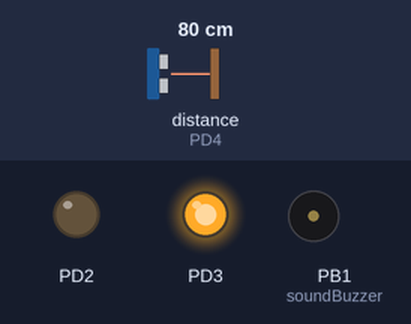
Recording of a program running on a simulated ATmega2560, built with avr-gcc and emulated at 16 MHz (the files do not name the chip). Parts: output pins drawn as LEDs (lit = HIGH), buzzer (waves = sounding, pin HIGH). Wiring (inferred from the names in the program): ultrasonic range finder: trigger PB0; echo PD4. The inputs (shaded band) are chosen by the test bench; at power-on: distance to the obstacle (sensor on PD4) 80 cm. The echo pulse lasts 58.3 µs per cm; pins used as bus, display or sensor lines are not drawn.

Above: at 1.2 s.
1.3 s: distance to the obstacle (sensor on PD4) set to 76 cm
2.8 s: distance to the obstacle (sensor on PD4) set to 67 cm
At 3.1 s:
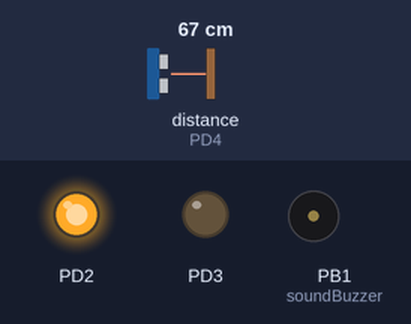
4.3 s: distance to the obstacle (sensor on PD4) set to 120 cm
At 5.5 s:
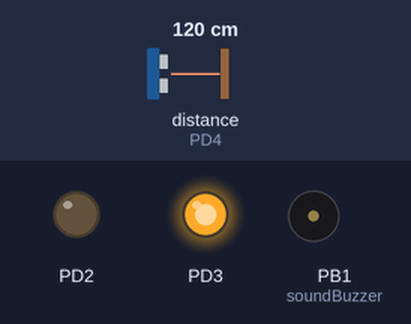
5.8 s: distance to the obstacle (sensor on PD4) set to 2 cm
At 6.3 s:
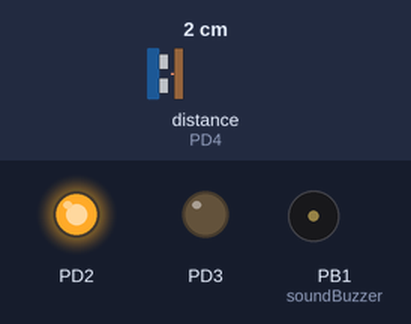
Timing chart, 0 to 8.3 s (numbered marks = the images above; inputs shaded):
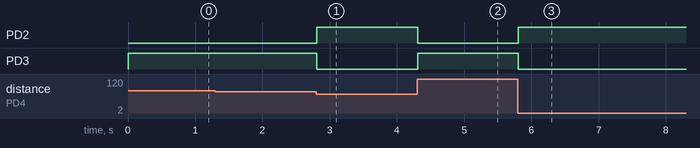

The program:

main.c
```c
/*
 * sensorControl.c
 * Control for an Arduino alarm system.
 * Included here will be:
 * - State machine for the states of the program
 * - Reading of IR-signal
 * - Reading the signal from ultrasonic sensor
 * - The buzzer
 * - Remote controls
 * - Communications with the Arduino Mega that will control the LCD to show the alarm system states.
 * Created: 9.3.2023 7.06.06
 * Author : lassi
 */

#define F_CPU 16000000UL

#include <avr/io.h>
#include <avr/interrupt.h>
#include <util/delay.h>
#include "keypad.h"
#include <stdbool.h>

#define WAIT 0
#define MOVEMENT_DETECT 1
#define PASSW_NOTGIVEN 2
#define PASSW_GIVEN 3
#define INCORRECT_PASSW 4

volatile int8_t g_STATE = 0;
int16_t distance = 0;


ISR (TIMER1_COMPA_vect)
{
	TCNT1 = 0;
}


// calculate the top
int calculateTOP(int freq, int prescaler)
{
	long f_clkIO = F_CPU;
	return (f_clkIO) / (2*prescaler*freq);
}

// sounds the buzzer
void soundBuzzer()
{
	sei();
	TCCR1A = 0;
	TCCR1B = 0;
	TCNT1 = 0;

	TCCR1A |= (1 << COM1A0);

	TCCR1A |= (1 << WGM10);
	TCCR1B |= (1 << WGM13);

	TIMSK1 |= (1 << OCIE1A);

	OCR1A = calculateTOP(523, 1);

	//while(1)
	TCCR1B |= (1 << CS10);
	PORTB &= ~(1 << PB1);
}

// turns the buzzer of via register manipulation
void offBuzzer()
{
	TCCR1B = 0;
	TCCR1A &= ~(1 << COM1A0);
	PORTB &= ~(1 << PB1);
}

// Sends pulse from ultrasonic sensor and returns the distance
// the sound travels.
// Later on it will compared to the 50cm distance
// to check if something is in the vicinity of the sensor.
int16_t pulse()
{
	//int16_t pulseWidth;
	// Trigger pulse
	PORTB |= (1 << PB0);
	_delay_us(10);
	PORTB &= ~(1 << PB0);

	while (!(PIND & (1 << PD4)));
	//TCCR1B |= (1 << CS11);
	uint16_t duration = 0;
	while (PIND & (1 << PD4))
	{
		duration++;
		_delay_us(1);
	}
	//TCCR1B = 0;

	int16_t distance = ((duration * 0.0343) / 2);
	return distance;

}


int main(void)
{
	DDRB |= (1 << PB0); // ultrasonic trigger
	DDRB |= (1 << PB1); // passive buzzer
	DDRD &= ~(1 << PD5); // IR-receiver
	DDRD &= ~(1 << PD4); // ultrasonic echo
	DDRD |= (1 << PD2); // red led
	DDRD |= (1 << PD3); // green led

	sei();
	// declare values for the inputs for trigger and IR-receiver
    //int8_t g_IR_receiver = 0;
	//int8_t g_us_echo = 0;
    while (1) //TODO: signal goes through, voice works.
    {

		switch (g_STATE) {
			//case COM_CONNECT:

			//break;
			case WAIT:
				distance = pulse();
				if (distance < 50)
				{
					PORTD |= (1 << PD2);
					PORTD &= ~(1 << PD3);
					//PORTB |= (1 << PB1);
					soundBuzzer();
					_delay_ms(2);
				}
				else
				{
					PORTD |= (1 << PD3);
					PORTD &= ~(1 << PD2);
					//PORTB &= ~(1 << PB1);
					offBuzzer();
					_delay_ms(2);
				}
			case MOVEMENT_DETECT:

			break;
			case PASSW_NOTGIVEN:

			break;
			case PASSW_GIVEN:

			break;
			case INCORRECT_PASSW:

			break;
		}

    }

}
```

delay.c
```c
// (licence header left out)
 /***************************************************************************************************
                             Revision History
****************************************************************************************************
15.0: Initial version
***************************************************************************************************/
#include<util/delay.h>
#include"delay.h"


/***************************************************************************************************
                        void DELAY_sec(uint16_t var_delaySecCount_u16)
****************************************************************************************************
  * I/P Arguments: uint16_t.
  * Return value	: none

  * description:
      This function is used generate delay in sec .
      It generates a delay of 1sec for each count,
      if 10 is passed as the argument then it generates delay of 10sec
***************************************************************************************************/
void DELAY_sec(uint16_t var_delaySecCount_u16)
 {
	 while(var_delaySecCount_u16!=0)
	  {
	     DELAY_ms(1000);	      /* DELAY_ms is called to generate 1sec delay */
		 var_delaySecCount_u16--;
		}
  }
```

delay.h
```c
// (licence header left out)
 /***************************************************************************************************
                             Revision History
****************************************************************************************************
15.0: Initial version
***************************************************************************************************/

#ifndef _DELAY_H
#define _DELAY_H

#include <util/delay.h>
#include"stdutils.h"


/***************************************************************************************************
                             Function prototypes
***************************************************************************************************/

/* DELAY_us and DELAY_ms are mapped to the library functions provided by WinAvr compiler */

#define  DELAY_us(x)  _delay_us(x)
#define  DELAY_ms(x)  _delay_ms(x)
void DELAY_sec(uint16_t var_delaySecCount_u16);
/**************************************************************************************************/

#endif
```

stdutils.h
```c
// (licence header left out)
/***************************************************************************************************
                             Revision History
****************************************************************************************************
15.0: Initial version
***************************************************************************************************/


#ifndef _STD_UTIL_H_
#define	_STD_UTIL_H_

/***************************************************************************************************
    Basic data types for 8051/PIC/AVR 8bit controllers
 ***************************************************************************************************/

/**----------char 8-bit--------
     char (-128 to 127)
     signed char (-128 to 127)
     unsigned char (0 - 255)
	-----------------------------*/

/**---------int 16-bit----------
	 int (-32768 to 32767)
	 signed int (-32768 to 32767)
     unsigned int (0 to 65535)
	 -----------------------------*/

typedef signed char     sint8_t;
typedef unsigned char   uint8_t;

typedef signed int      sint16_t;
typedef unsigned int    uint16_t;

typedef signed long int    sint32_t;
typedef unsigned long int  uint32_t;

#define C_SINT8_MAX   0x7F
#define C_SINT8_MIN  -128

#define C_UINT8_MAX   0xFF
#define C_UINT8_MIN   0x00

#define C_SINT16_MAX  32767
#define C_SINT16_MIN -32768

#define C_UINT16_MAX  0xFFFF
#define C_UINT16_MIN  0x00

#define C_SINT32_MAX  2147483647
#define C_SINT32_MIN -2147483648

#define C_UINT32_MAX  0xFFFFFFFF
#define C_UINT32_MIN  0x00
/***************************************************************************************************/


/***************************************************************************************************
                           Definition of common Bit-Masks
 ***************************************************************************************************/
#define  M_BIT0   0x0001u
#define  M_BIT1   0x0002u
#define  M_BIT2   0x0004u
#define  M_BIT3   0x0008u
#define  M_BIT4   0x0010u
#define  M_BIT5   0x0020u
#define  M_BIT6   0x0040u
#define  M_BIT7   0x0080u
#define  M_BIT8   0x0100u
#define  M_BIT9   0x0200u
#define  M_BIT10  0x0400u
#define  M_BIT11  0x0800u
#define  M_BIT12  0x1000u
#define  M_BIT13  0x2000u
#define  M_BIT14  0x4000u
#define  M_BIT15  0x8000u
/**************************************************************************************************/


/***************************************************************************************************
                           Port Direction configurations
 ***************************************************************************************************/
#define C_PinOutput_U8     0x01u
#define C_PinInput_U8      0x00u
#define C_PortOutput_U8    0xffu
#define C_PortInput_U8     0x00u
/**************************************************************************************************/


/***************************************************************************************************
                              Commonly used constants
 **************************************************************************************************/
#define C_ZERO_U8          0x00u
#define C_NULL_U8          0x00u
#define NULL_CHAR          0x00u


#define FALSE              0x00u
#define TRUE               0x01u

#define C_NOTOK_U8         0x00u
#define C_OK_U8            0x01u

#define C_INVALID_U8       0x00u
#define C_VALID_U8         0x01u

#define C_FAILED_U8        0x00u
#define C_SUCCESSFUL_U8    0x01u
#define C_BUSY_U8          0x02u
/**************************************************************************************************/


/***************************************************************************************************
                                Macros for Bit Manipulation
 ****************************************************************************************************/
#define  util_GetBitMask(bit)          (1<<(bit))
#define  util_BitSet(x,bit)            ((x) |=  util_GetBitMask(bit))
#define  util_BitClear(x,bit)          ((x) &= ~util_GetBitMask(bit))
#define  util_BitToggle(x,bit)         ((x) ^=  util_GetBitMask(bit))
#define  util_UpdateBit(x,bit,val)     ((val)? util_BitSet(x,bit): util_BitClear(x,bit))


#define  util_GetBitStatus(x,bit)      (((x)&(util_GetBitMask(bit)))!=0u)
#define  util_IsBitSet(x,bit)          (((x)&(util_GetBitMask(bit)))!=0u)
#define  util_IsBitCleared(x,bit)      (((x)&(util_GetBitMask(bit)))==0u)


#define  util_AreAllBitsSet(x,BitMask) (((x)&(BitMask))==BitMask)
#define  util_AreAnyBitsSet(x,BitMask) (((x)&(BitMask))!=0x00u)
/**************************************************************************************************/


/***************************************************************************************************
                             Macros to find the mod of a number
 ***************************************************************************************************/
#define util_GetMod8(dividend,divisor)  (uint8_t) (dividend - (divisor * (uint8_t) (dividend/divisor)))
#define util_GetMod16(dividend,divisor) (uint16_t)(dividend - (divisor * (uint16_t)(dividend/divisor)))
#define util_GetMod32(dividend,divisor) (uint32_t)(dividend - (divisor * (uint32_t)(dividend/divisor)))
/***************************************************************************************************/


/***************************************************************************************************
                          Macros for Dec2Ascii,Hec2Ascii and Acsii2Hex conversion
 ****************************************************************************************************/
#define util_Dec2Ascii(Dec)	 ((Dec)+0x30)
#define util_Hex2Ascii(Hex) (((Hex)>0x09) ? ((Hex) + 0x37): ((Hex) + 0x30))
#define util_Ascii2Hex(Asc) (((Asc)>0x39) ? ((Asc) - 0x37): ((Asc) - 0x30))
/***************************************************************************************************/


/***************************************************************************************************
                     Macros to extract the nibbles
 ***************************************************************************************************/
#define util_ExtractNibble0to4(x)    (uint8_t) ((x) & 0x0Fu)
#define util_ExtractNibble4to8(x)    (uint8_t) (((x)>>4)  & 0x0Fu)
#define util_ExtractNibble8to12(x)   (uint8_t) (((x)>>8)  & 0x0Fu)
#define util_ExtractNibble12to16(x)  (uint8_t) (((x)>>12) & 0x0Fu)
/**************************************************************************************************/


/***************************************************************************************************
                     Macros to extract the Byte
 ***************************************************************************************************/
#define util_ExtractByte0to8(x)    (uint8_t) ((x) & 0xFFu)
#define util_ExtractByte8to16(x)   (uint8_t) (((x)>>8) & 0xFFu)
#define util_ExtractByte16to28(x)  (uint8_t) (((x)>>16) & 0xFFu)
#define util_ExtractByte28to32(x)  (uint8_t) (((x)>>28) & 0xFFu)
/**************************************************************************************************/


#endif
```

keypad.h
```c
// (licence header left out)
/***************************************************************************************************
                             Revision History
 ****************************************************************************************************
15.0: Initial version
 ***************************************************************************************************/
#ifndef _KEYPAD_H
#define _KEYPAD_H

#include <avr/io.h>
#include "stdutils.h"


/***************************************************************************************************
                                 Hex-Keypad PORT Configuration
 ***************************************************************************************************/
#define M_RowColDirection DDRK       //PORT Direction Configuration for keypad
#define M_ROW PORTK                  //Higher four bits of PORT are used as ROWs
#define M_COL PINK                   //Lower four bits of PORT are used as COLs
#define C_RowOutputColInput_U8 0xf0	 //value to configure Rows as Output and Columns as Input
/**************************************************************************************************/


/***************************************************************************************************
                             Function Prototypes
 ***************************************************************************************************/
void KEYPAD_Init();
void KEYPAD_WaitForKeyRelease();
void KEYPAD_WaitForKeyPress();
uint8_t KEYPAD_GetKey();
/**************************************************************************************************/

#endif
```

Source omitted: keypad.c (10087 bytes)

Measured:
- the behaviour switches between 73 and 72 cm on distance to the obstacle (sensor on PD4) (found by bisection; images 0 and 1)
- after the input at 1.3 s, every drawn part: stays the same
- after the input at 2.8 s, PD2: LOW → HIGH at once; PD3: HIGH → LOW at once
- after the input at 4.3 s, PD2: HIGH → LOW at once; PD3: LOW → HIGH at once
- after the input at 5.8 s, PD2: LOW → HIGH at once; PD3: HIGH → LOW at once
